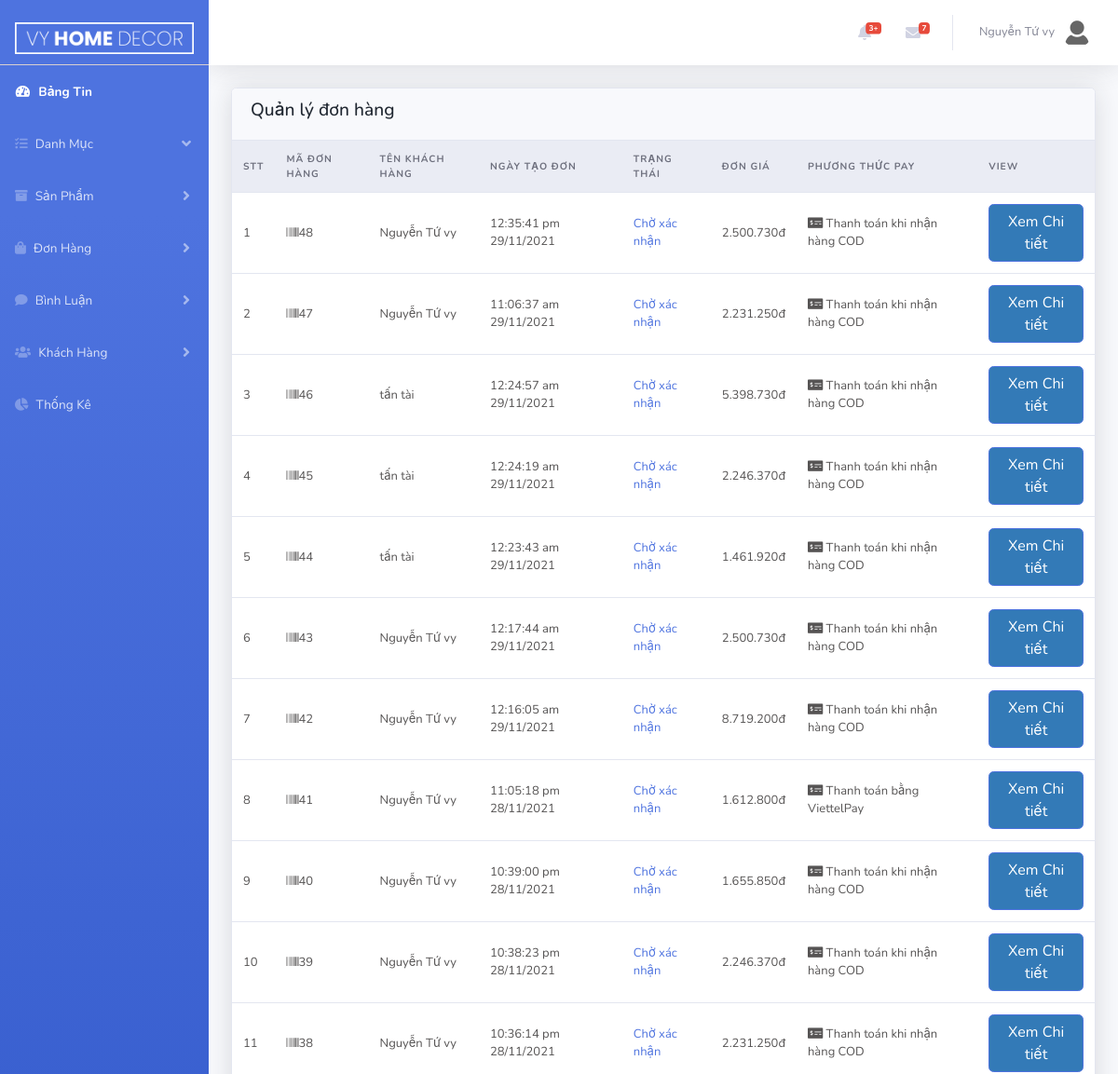
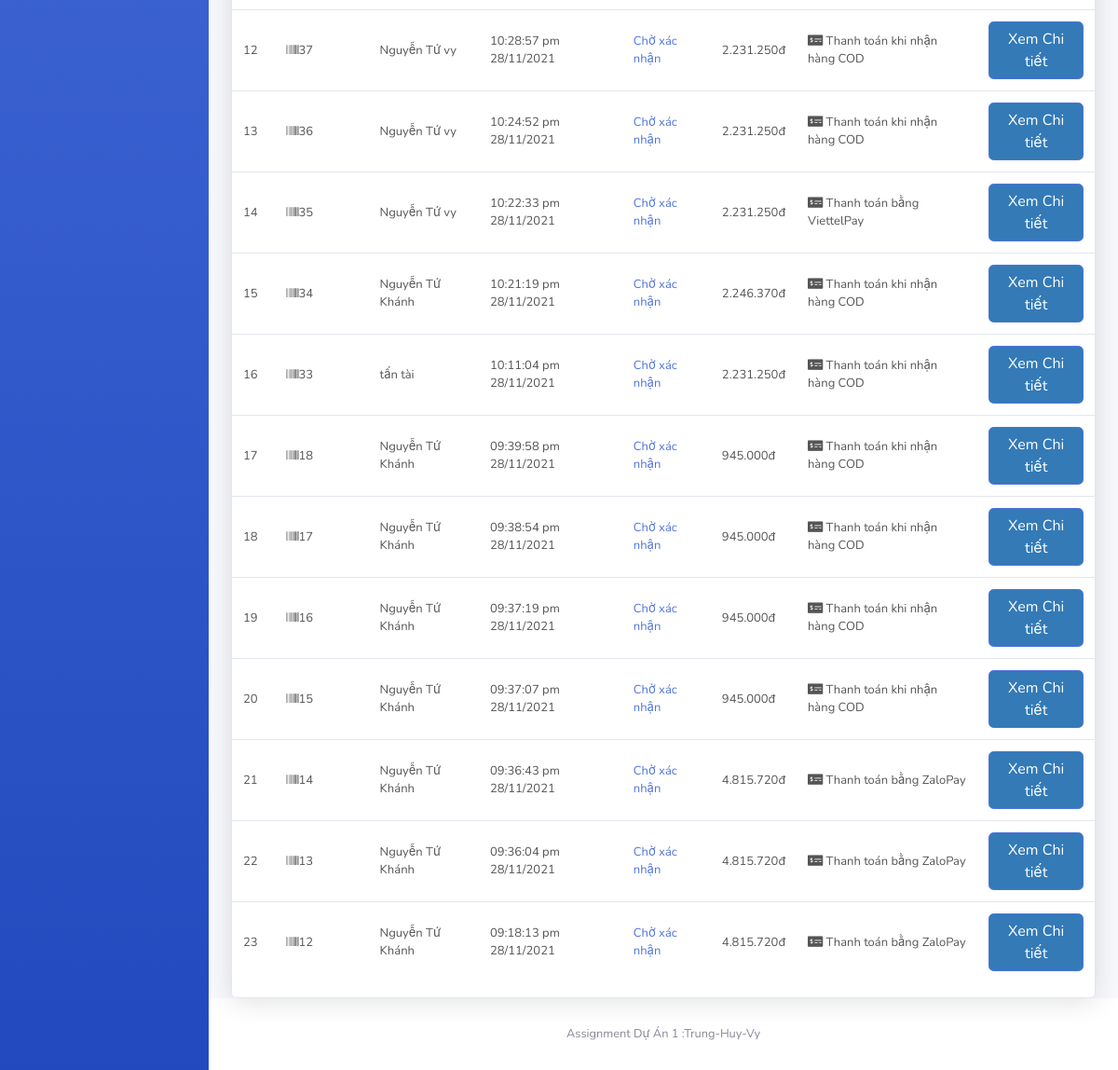
The page /Admin/index.php?act=bill&list (signed in) on the database as committed earlier (2 pictures, top to bottom).
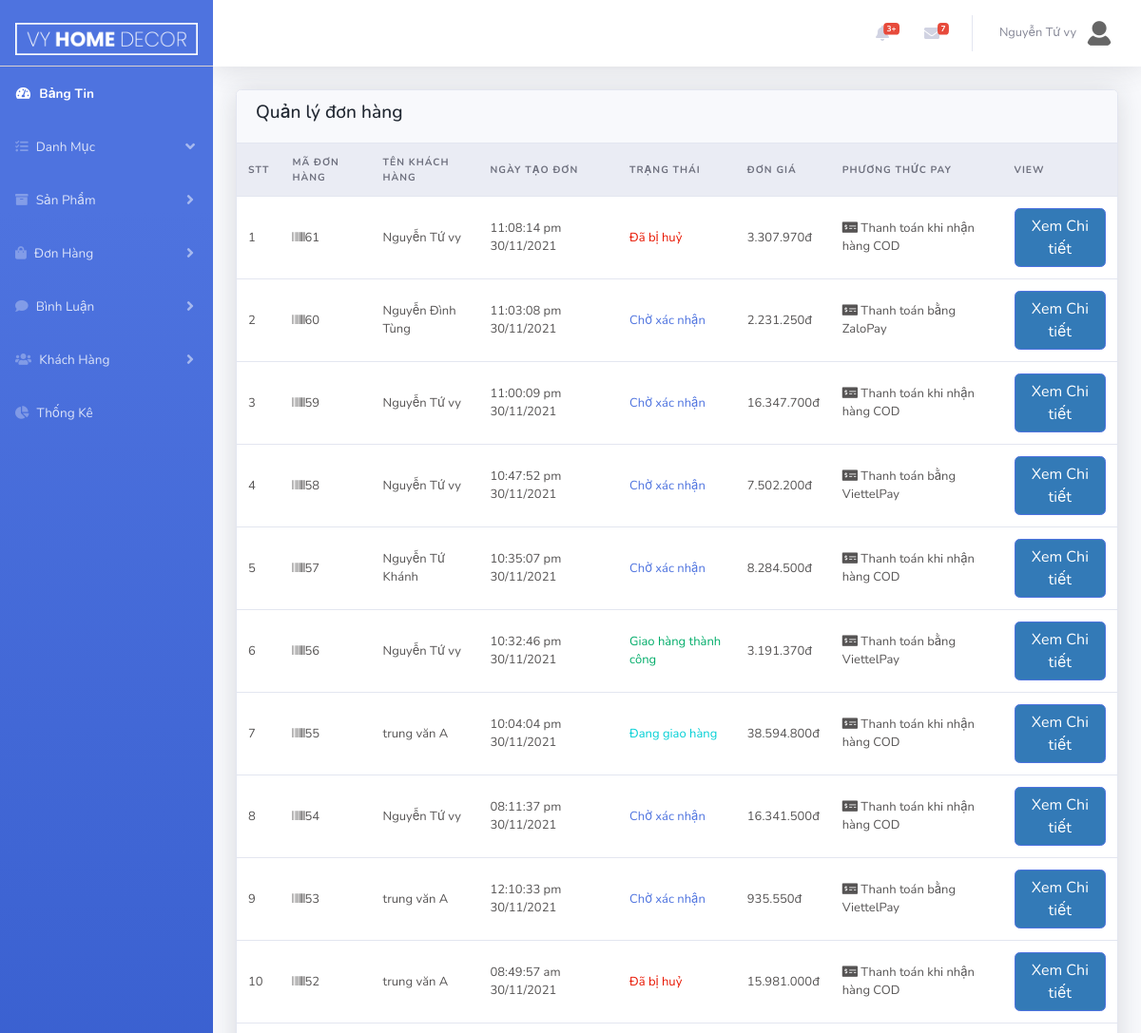
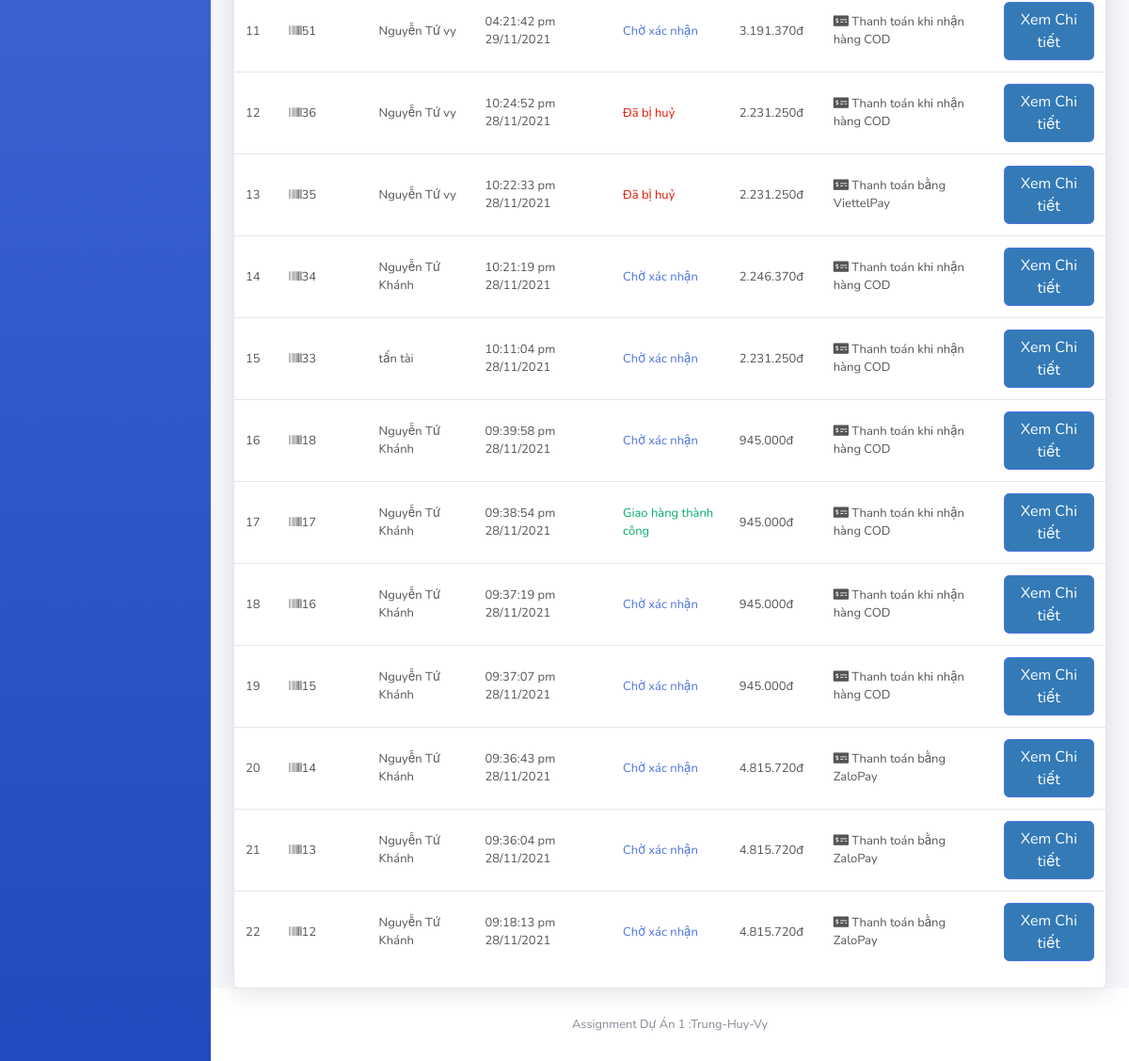
The same page on the database as committed later (2 pictures, top to bottom).
### tables this page shows
CREATE TABLE `tbl_bill` (
  `billId` int(10) NOT NULL,
  `custId` int(10) NOT NULL,
  `date` varchar(30) NOT NULL,
  `payMethod` varchar(255) NOT NULL COMMENT '0:cod,1:momo ,2:vietelPay ,3:zalo',
  `billCustName` varchar(30) NOT NULL,
  `billTotal` float NOT NULL,
  `billStatus` varchar(255) NOT NULL,
  `billAddress` varchar(255) NOT NULL,
  `billPhone` varchar(30) NOT NULL,
  `billEmail` varchar(30) NOT NULL,
  `billTransportFee` float NOT NULL,
  `billVAT` float NOT NULL
);

### model/pdo.php (called while the page is built, shortened)
<?php
function pdo_get_connection()
{   $servername="localhost";
    $username='root';
    $password='';
    try{
        $dburl="mysql:host=$servername;dbname=vyhomedecor; charset=utf8";
        $conn = new PDO($dburl,$username,$password);
        $conn->setAttribute(PDO::ATTR_ERRMODE,PDO::ERRMODE_EXCEPTION);
        return $conn;
        }
        catch(PDOException $e){
            return "lỗi kết nối :". $e->getMessage();
        }
}
function pdo_query($sql){
    $sql_args = array_slice(func_get_args(),1);
    try{
        $conn =pdo_get_connection();
        $stmt =$conn->prepare($sql);
        $stmt -> execute($sql_args);
        $row =$stmt->fetchAll();
        return $row;
    }catch(PDOException $e){
        throw $e;
    }
    finally{
        unset($conn);
    }
}
?>

### model/bill.php (called while the page is built, shortened)
<?php
function loadAll_bill()
{
    $sql = "SELECT * FROM tbl_bill ORDER BY billId DESC";
    return pdo_query($sql);
}
?>

### Admin/bill/list.php (the view, shortened to what the changed rows need)
<div class="row">
    <div class="col-xl-12">
        <div class="card">
            <div class="table-responsive">
                <form action="" method="post">
                    <table class="table align-items-center table-flush">
                        <thead class="thead-light">
                            <tr>
                                <th scope="col">STT</th>
                                <th scope="col">Mã Đơn Hàng</th>
                                <th scope="col">Tên Khách Hàng</th>
                                <th scope="col">Ngày Tạo Đơn</th>
                                <th scope="col">Trạng Thái</th>
                                <th scope="col">Đơn Giá</th>
                                <th scope="col">Phương Thức Pay</th>
                                <th scope="col">View</th>
                            </tr>
                        </thead>
                        <tbody>
                        <?php
                           $STT = 1;
                           foreach ($listBill as $value) {
                               extract($value);
                        ?>
                            <tr>
                                <td><?=$STT++?></td>
                                <td><i class="fas fa-barcode"> </i><?=$billId?></td>
                                <td><i class="ni ni-single-02"></i>
                                   <?php
                                    echo $billCustName;
                                   ?>
                                </td>
                                <td><i class="ni ni-time-alarm"></i><?=$date?></td>
                                <td>
                                    <span class="text-primary">
                                        <?php
                                            if($billStatus==0){
                                                echo "Chờ xác nhận";
                                            }else if($billStatus==1){
                                                echo "<div class='mess_waiting'>Đang xử lý</div>";
                                            }else if($billStatus==2){
                                                echo "<div class='mess_delivery'>Đang giao hàng</div>";
                                            }else if($billStatus==3){
                                                echo "<div class='mess_success'>Giao hàng thành công</div>";
                                            }else{
                                                echo "<div class='mess_cancel'>Đã bị huỷ</div>";
                                            }
                                        ?>
                                    </span>
                                </td>
                                <td><?= number_format($billTotal ,0, ',', '.') ?>đ</td>
                                <td><i class="fas fa-money-check-alt"></i>
                                    <?php
                                        if($payMethod==0){
                                            echo 'Thanh toán khi nhận hàng COD';
                                        }else if($payMethod==1){
                                            echo 'Thanh toán bằng MoMo';
                                        }else if($payMethod==2){
                                            echo 'Thanh toán bằng ViettelPay';
                                        }else if($payMethod==3){
                                            echo 'Thanh toán bằng ZaloPay';
                                        }
                                    ?>
                                </td>
                                <td><a class="btn btn-primary" href="index.php?act=bill&edit=<?=$billId?>&custId=<?=$custId?>">Xem Chi tiết</a></td>
                            </tr>
                        <?php
                        }
                        ?>
                        </tbody>
                    </table>
                </form>
            </div>
        </div>
    </div>
</div>

Rows that differ between the two databases and show on the page:
removed tbl_bill: billId "48", billCustName "Nguyễn Tứ vy", date "12:35:41 pm 29/11/2021", billStatus "Chờ xác nhận", billTotal "2.500.730", payMethod "Thanh toán khi nhận hàng COD"
removed tbl_bill: billId "47", billCustName "Nguyễn Tứ vy", date "11:06:37 am 29/11/2021", billStatus "Chờ xác nhận", billTotal "2.231.250", payMethod "Thanh toán khi nhận hàng COD"
removed tbl_bill: billId "46", billCustName "tấn tài", date "12:24:57 am 29/11/2021", billStatus "Chờ xác nhận", billTotal "5.398.730", payMethod "Thanh toán khi nhận hàng COD"
removed tbl_bill: billId "45", billCustName "tấn tài", date "12:24:19 am 29/11/2021", billStatus "Chờ xác nhận", billTotal "2.246.370", payMethod "Thanh toán khi nhận hàng COD"
removed tbl_bill: billId "44", billCustName "tấn tài", date "12:23:43 am 29/11/2021", billStatus "Chờ xác nhận", billTotal "1.461.920", payMethod "Thanh toán khi nhận hàng COD"
removed tbl_bill: billId "43", billCustName "Nguyễn Tứ vy", date "12:17:44 am 29/11/2021", billStatus "Chờ xác nhận", billTotal "2.500.730", payMethod "Thanh toán khi nhận hàng COD"
removed tbl_bill: billId "42", billCustName "Nguyễn Tứ vy", date "12:16:05 am 29/11/2021", billStatus "Chờ xác nhận", billTotal "8.719.200", payMethod "Thanh toán khi nhận hàng COD"
removed tbl_bill: billId "41", billCustName "Nguyễn Tứ vy", date "11:05:18 pm 28/11/2021", billStatus "Chờ xác nhận", billTotal "1.612.800", payMethod "Thanh toán bằng ViettelPay"
removed tbl_bill: billId "40", billCustName "Nguyễn Tứ vy", date "10:39:00 pm 28/11/2021", billStatus "Chờ xác nhận", billTotal "1.655.850", payMethod "Thanh toán khi nhận hàng COD"
removed tbl_bill: billId "39", billCustName "Nguyễn Tứ vy", date "10:38:23 pm 28/11/2021", billStatus "Chờ xác nhận", billTotal "2.246.370", payMethod "Thanh toán khi nhận hàng COD"
removed tbl_bill: billId "38", billCustName "Nguyễn Tứ vy", date "10:36:14 pm 28/11/2021", billStatus "Chờ xác nhận", billTotal "2.231.250", payMethod "Thanh toán khi nhận hàng COD"
removed tbl_bill: billId "37", billCustName "Nguyễn Tứ vy", date "10:28:57 pm 28/11/2021", billStatus "Chờ xác nhận", billTotal "2.231.250", payMethod "Thanh toán khi nhận hàng COD"
added tbl_bill: billId "61", billCustName "Nguyễn Tứ vy", date "11:08:14 pm 30/11/2021", billStatus "Đã bị huỷ", billTotal "3.307.970", payMethod "Thanh toán khi nhận hàng COD"
added tbl_bill: billId "60", billCustName "Nguyễn Đình Tùng", date "11:03:08 pm 30/11/2021", billStatus "Chờ xác nhận", billTotal "2.231.250", payMethod "Thanh toán bằng ZaloPay"
added tbl_bill: billId "59", billCustName "Nguyễn Tứ vy", date "11:00:09 pm 30/11/2021", billStatus "Chờ xác nhận", billTotal "16.347.700", payMethod "Thanh toán khi nhận hàng COD"
added tbl_bill: billId "58", billCustName "Nguyễn Tứ vy", date "10:47:52 pm 30/11/2021", billStatus "Chờ xác nhận", billTotal "7.502.200", payMethod "Thanh toán bằng ViettelPay"
added tbl_bill: billId "57", billCustName "Nguyễn Tứ Khánh", date "10:35:07 pm 30/11/2021", billStatus "Chờ xác nhận", billTotal "8.284.500", payMethod "Thanh toán khi nhận hàng COD"
added tbl_bill: billId "56", billCustName "Nguyễn Tứ vy", date "10:32:46 pm 30/11/2021", billStatus "Giao hàng thành công", billTotal "3.191.370", payMethod "Thanh toán bằng ViettelPay"
added tbl_bill: billId "55", billCustName "trung văn A", date "10:04:04 pm 30/11/2021", billStatus "Đang giao hàng", billTotal "38.594.800", payMethod "Thanh toán khi nhận hàng COD"
added tbl_bill: billId "54", billCustName "Nguyễn Tứ vy", date "08:11:37 pm 30/11/2021", billStatus "Chờ xác nhận", billTotal "16.341.500", payMethod "Thanh toán khi nhận hàng COD"
added tbl_bill: billId "53", billCustName "trung văn A", date "12:10:33 pm 30/11/2021", billStatus "Chờ xác nhận", billTotal "935.550", payMethod "Thanh toán bằng ViettelPay"
added tbl_bill: billId "52", billCustName "trung văn A", date "08:49:57 am 30/11/2021", billStatus "Đã bị huỷ", billTotal "15.981.000", payMethod "Thanh toán khi nhận hàng COD"
added tbl_bill: billId "51", billCustName "Nguyễn Tứ vy", date "04:21:42 pm 29/11/2021", billStatus "Chờ xác nhận", billTotal "3.191.370", payMethod "Thanh toán khi nhận hàng COD"
changed tbl_bill "10:24:52 pm 28/11/2021": billStatus "Chờ xác nhận" → "Đã bị huỷ"
changed tbl_bill "10:22:33 pm 28/11/2021": billStatus "Chờ xác nhận" → "Đã bị huỷ"
changed tbl_bill "09:38:54 pm 28/11/2021": billStatus "Chờ xác nhận" → "Giao hàng thành công"
